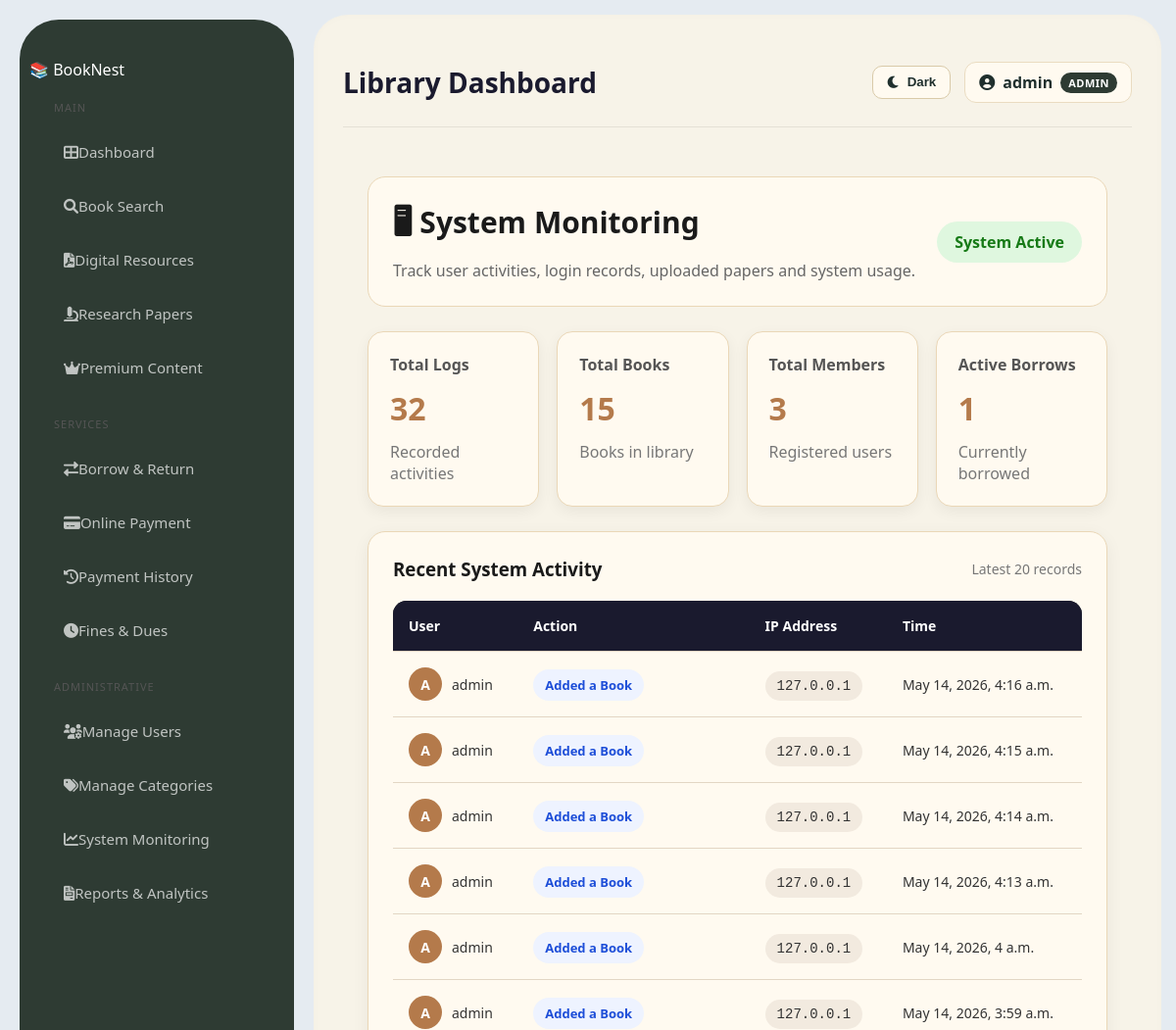
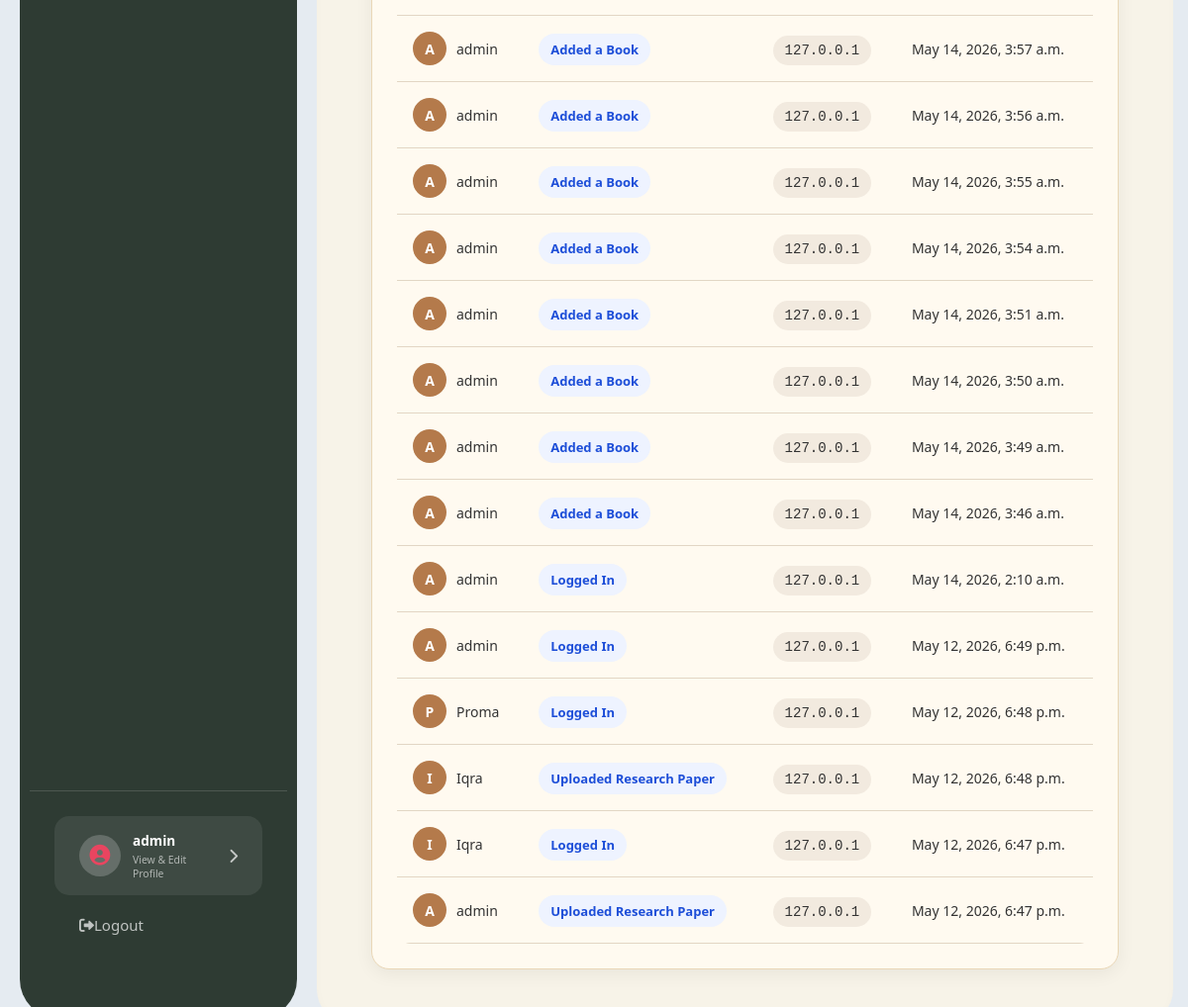
/system-monitoring/ (signed in), run on an earlier commit of the app's database (2 pictures, top to bottom).
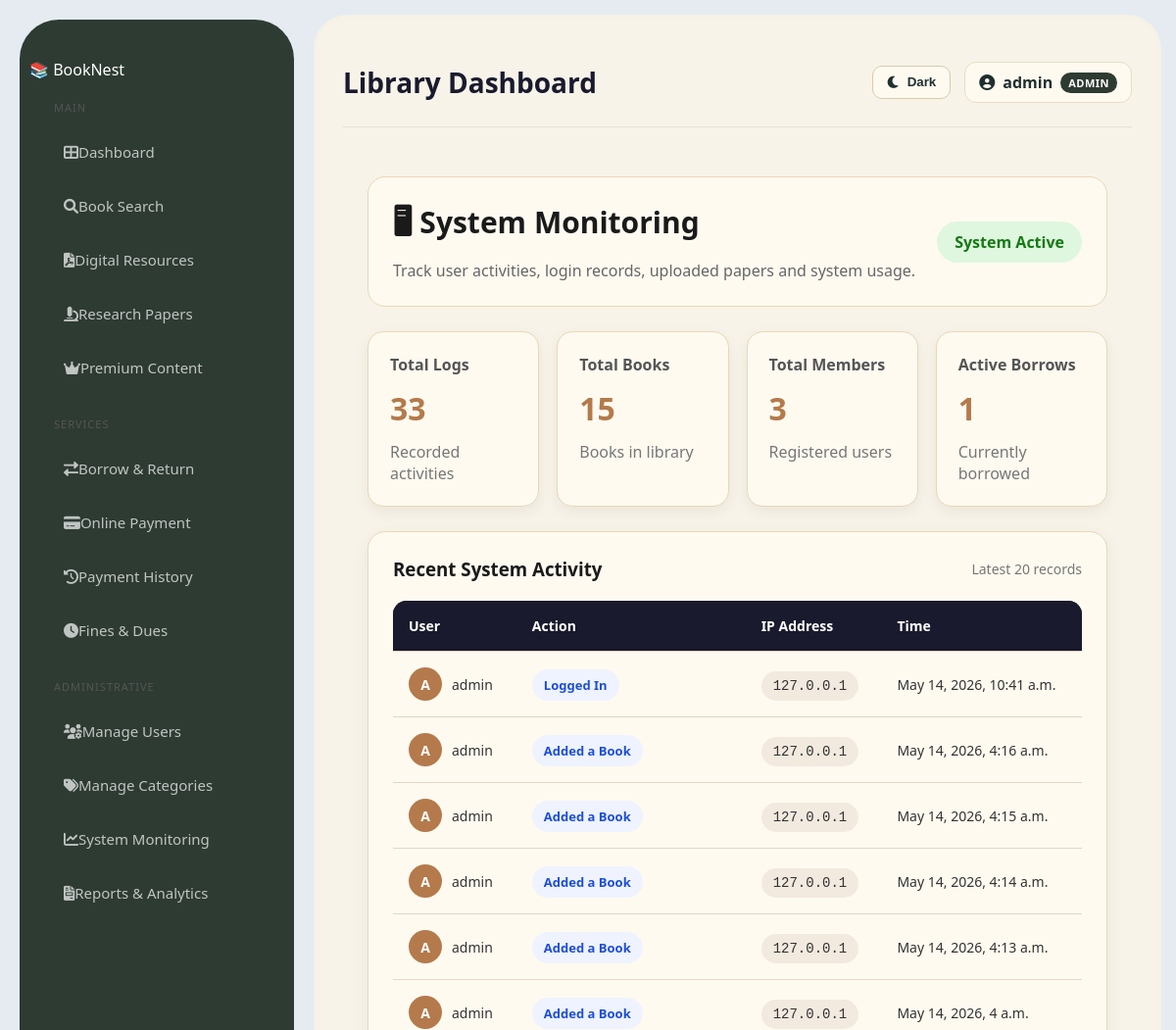
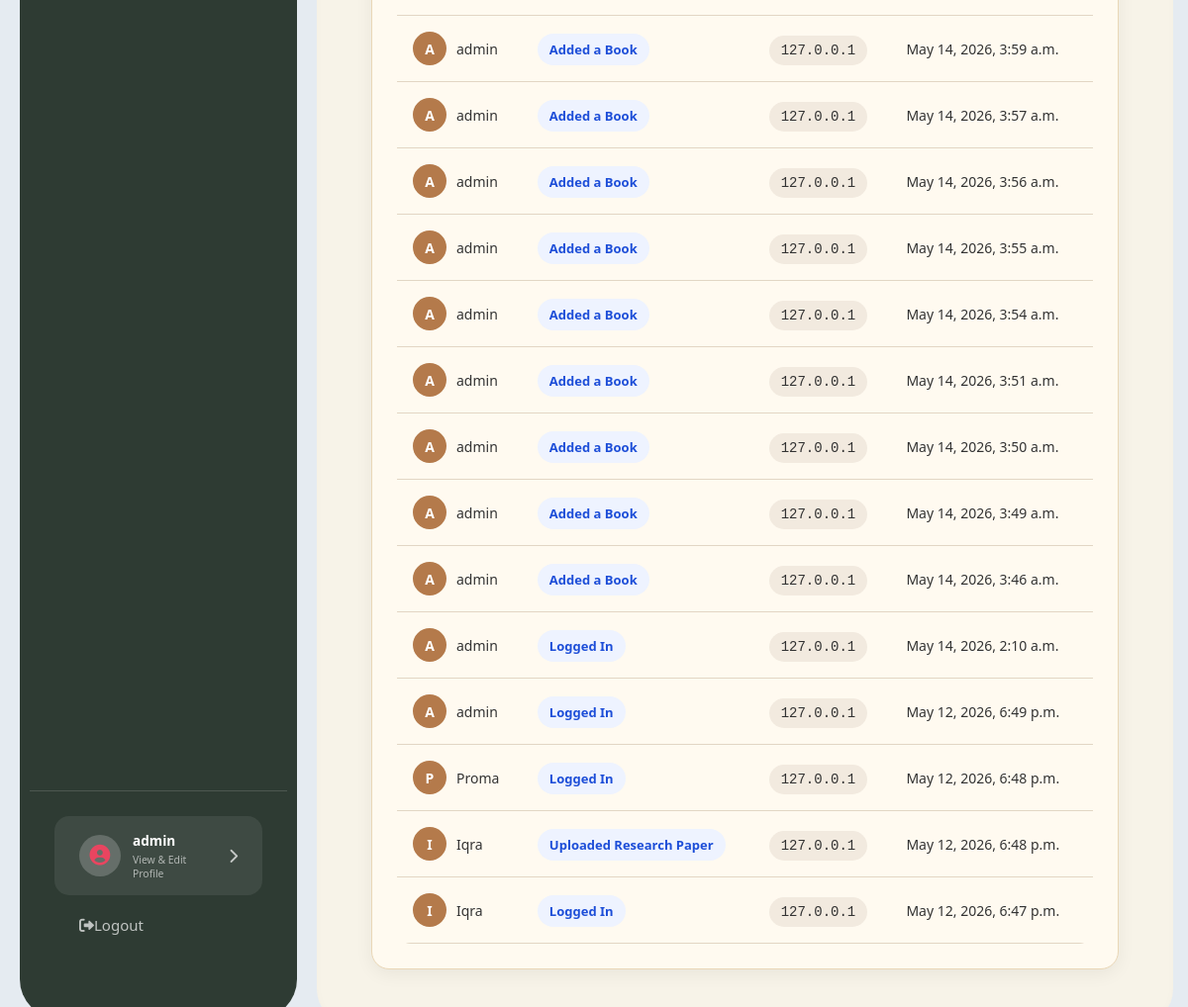
And on a later commit of the database (2 pictures, top to bottom).
### library/models.py (models this page shows, shortened)
class SystemLog(models.Model):
    user = models.ForeignKey(settings.AUTH_USER_MODEL, on_delete=models.CASCADE)
    action = models.CharField(max_length=255)
    ip_address = models.CharField(max_length=100)
    timestamp = models.DateTimeField(auto_now_add=True)

class User(AbstractUser):
    ADMIN = 'admin'
    LIBRARIAN = 'librarian'
    REGULAR_USER = 'user'
    ROLE_CHOICES = [
        (ADMIN, 'Administrator'),
        (LIBRARIAN, 'Librarian'),
        (REGULAR_USER, 'Regular User'),
    ]
    role = models.CharField(max_length=20, choices=ROLE_CHOICES, default=REGULAR_USER)
    phone = models.CharField(max_length=15, null=True, blank=True)
    profile_picture = models.ImageField(upload_to='profiles/', null=True, blank=True)
    date_of_birth = models.DateField(null=True, blank=True)
    bio = models.TextField(null=True, blank=True)
    def get_full_name(self):
        if self.first_name and self.last_name:
            return f"{self.first_name} {self.last_name}"
        return self.username

### library/views.py (the view)
# urls.py: path('system-monitoring/', views.system_monitoring, name='system_monitoring'),
@login_required
@user_passes_test(is_librarian_or_admin, login_url='/')
def system_monitoring(request):
    logs = SystemLog.objects.all().order_by('-timestamp')[:20]
    total_logs = SystemLog.objects.count()
    context = {
        'logs': logs,
        'total_logs': total_logs,
        'total_books': Book.objects.count(),
        'total_members': User.objects.filter(role=User.REGULAR_USER).count(),
        'active_borrows': Borrow.objects.filter(is_returned=False).count(),
        'returned_borrows': Borrow.objects.filter(is_returned=True).count(),
    }
    return render(request, 'library/system_monitoring.html', context)

### library/views.py (called while the page is built)
def is_librarian_or_admin(user):
    return user.is_authenticated and (
        user.role in [User.LIBRARIAN, User.ADMIN] or user.is_superuser
    )

### library/templates/library/system_monitoring.html
{% extends 'library/base.html' %}
{% block content %}
<div class="monitoring-page">
    <div class="monitoring-header">
        <div>
            <h2>🖥 System Monitoring</h2>
            <p>Track user activities, login records, uploaded papers and system usage.</p>
        </div>
        <div class="status-badge">
            System Active
        </div>
    </div>
    <div class="monitoring-cards">
        <div class="monitor-card">
            <h4>Total Logs</h4>
            <h2>{{ total_logs }}</h2>
            <p>Recorded activities</p>
        </div>
        <div class="monitor-card">
            <h4>Total Books</h4>
            <h2>{{ total_books }}</h2>
            <p>Books in library</p>
        </div>
        <div class="monitor-card">
            <h4>Total Members</h4>
            <h2>{{ total_members }}</h2>
            <p>Registered users</p>
        </div>
        <div class="monitor-card">
            <h4>Active Borrows</h4>
            <h2>{{ active_borrows }}</h2>
            <p>Currently borrowed</p>
        </div>
    </div>
    <div class="monitoring-table-card">
        <div class="table-header">
            <h3>Recent System Activity</h3>
            <span>Latest 20 records</span>
        </div>
        <table class="professional-monitor-table">
            <thead>
                <tr>
                    <th>User</th>
                    <th>Action</th>
                    <th>IP Address</th>
                    <th>Time</th>
                </tr>
            </thead>
            <tbody>
                {% for log in logs %}
                <tr>
                    <td>
                        <div class="user-cell">
                            <span class="user-avatar">
                                {{ log.user.username|slice:":1"|upper }}
                            </span>
                            <span>{{ log.user.username }}</span>
                        </div>
                    </td>
                    <td>
                        <span class="action-badge">
                            {{ log.action }}
                        </span>
                    </td>
                    <td>
                        <span class="ip-badge">
                            {{ log.ip_address }}
                        </span>
                    </td>
                    <td>{{ log.timestamp }}</td>
                </tr>
                {% empty %}
                <tr>
                    <td colspan="4" class="empty-row">
                        No system activity found.
                    </td>
                </tr>
                {% endfor %}
            </tbody>
        </table>
    </div>
</div>
{% endblock %}

What changed in the data, as far as the page shows it:
no longer on this page (row unchanged): SystemLog: user.username "A", user.username "admin", action "Uploaded Research Paper", ip_address "127.0.0.1", timestamp "May 12, 2026, 6:47 p.m."
added SystemLog: user.username "A", user.username "admin", action "Logged In", ip_address "127.0.0.1", timestamp "May 14, 2026, 10:41 a.m."
Also different on the page:
{{ total_logs }}: "32" → "33"
